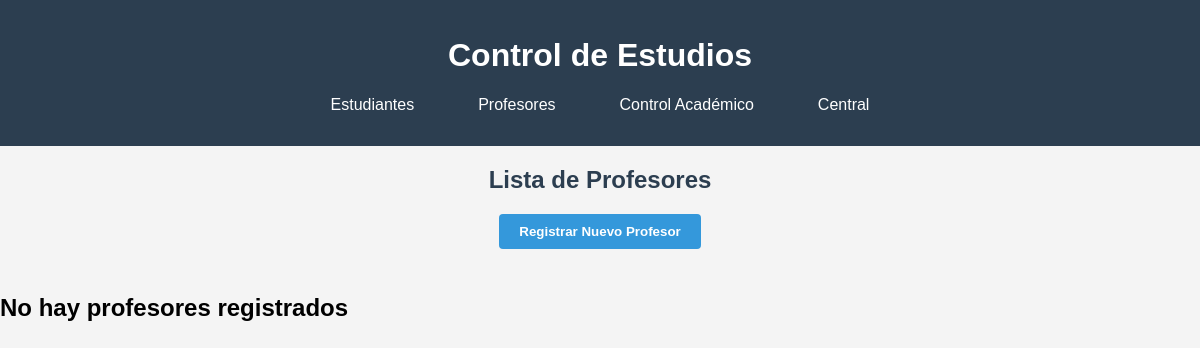
The app's page /profesores/, older data.
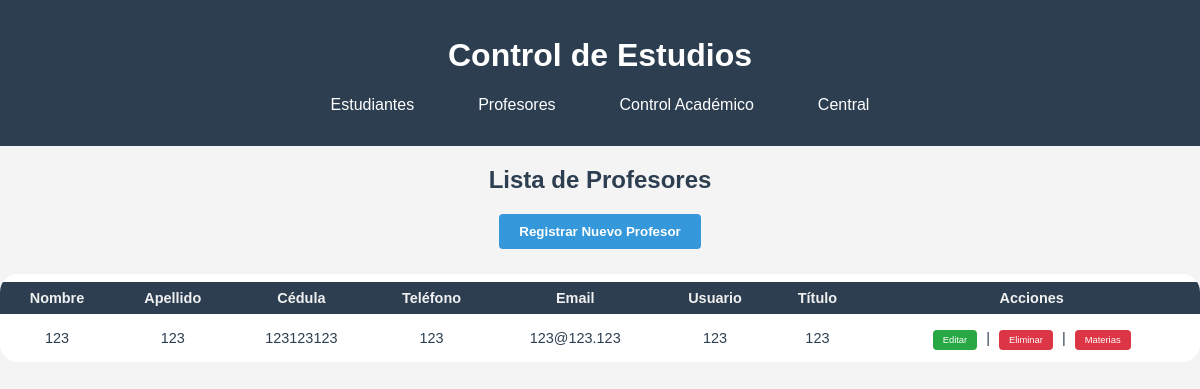
The same page, newer data.
### modulos/profesores/models.py (models this page shows, shortened)
class Profesor(Persona):
    __tablename__ = 'profesores'
    cedula = db.Column(db.String(20), db.ForeignKey('personas.cedula'), primary_key=True)
    titulo = db.Column(db.String(100), nullable=False)
    materias = db.relationship('Materia',
                             backref='profesor_info',
                             primaryjoin="Profesor.cedula==Materia.profesor",
                             foreign_keys=[Materia.profesor])
    __mapper_args__ = {
        'polymorphic_identity': 'profesor',
    }

### modulos/central/models.py (models this page shows, shortened)
class Persona(db.Model):
    __tablename__ = 'personas'
    cedula = db.Column(db.String(20), primary_key=True,unique=True)
    nombre = db.Column(db.String(100), nullable=False)
    apellido = db.Column(db.String(100), nullable=False)
    numero_telefono = db.Column(db.String(20))
    correo_electronico = db.Column(db.String(100), unique=True, nullable=False)
    usuario = db.Column(db.String(50), unique=True, nullable=False)
    contrasenia = db.Column(db.String(100), nullable=False)
    rol = db.Column(db.String(20), nullable=False)
    __mapper_args__ = {
        'polymorphic_identity': 'persona',
        'polymorphic_on': rol
    }

### modulos/profesores/routes.py (the view)
@bp.route('/')
def index():
    profesores = Profesor.query.all()
    return render_template('profesores/listar_profesores.html', profesores=profesores)

### modulos/profesores/templates/profesores/listar_profesores.html (shortened to what this page needs)
{% extends "central/base.html" %}
{% block content %}
<h2 class="titulo-estudiantes">Lista de Profesores</h2>
<a href="{{ url_for('profesores.nuevo_profesor') }}">
    <button type="button" class="btn-nuevo-estudiante">Registrar Nuevo Profesor</button>
</a>
<div class="tabla-estudiantes-contenedor">
    {% if profesores %}
        <table class="tabla-estudiantes">
            <thead>
                <tr>
                    <th>Nombre</th>
                    <th>Apellido</th>
                    <th>Cédula</th>
                    <th>Teléfono</th>
                    <th>Email</th>
                    <th>Usuario</th>
                    <th>Título</th>
                    <th>Acciones</th>
                </tr>
            </thead>
            <tbody>
                {% for profesor in profesores %}
                <tr>
                    <td>{{ profesor.nombre }}</td>
                    <td>{{ profesor.apellido }}</td>
                    <td>{{ profesor.cedula }}</td>
                    <td>{{ profesor.numero_telefono }}</td>
                    <td>{{ profesor.correo_electronico }}</td>
                    <td>{{ profesor.usuario }}</td>
                    <td>{{ profesor.titulo }}</td>
                    <td>
                        <a href="{{ url_for('profesores.editar_profesor', cedula=profesor.cedula) }}" class="btn-accion editar">Editar</a> |
                        <a href="{{ url_for('profesores.eliminar_profesor', cedula=profesor.cedula) }}" class="btn-accion eliminar">Eliminar</a> |
                        <a href="{{ url_for('profesores.materias_profesor', cedula=profesor.cedula) }}" class="btn-accion eliminar">Materias</a>
                    </td>
                </tr>
                {% endfor %}
            </tbody>
        </table>
    {% else %}
        <h2>No hay profesores registrados</h2>
    {% endif %}
</div>
{% endblock %}

Row changes from the older to the newer data that the page shows:
added Profesor: nombre "123", apellido "123", cedula "123123123", numero_telefono "123", correo_electronico "123@123.123", usuario "123", titulo "123"
Text that changed along with them:
text no longer shown: "No hay profesores registrados"
text now shown: "Nombre Apellido Cédula Teléfono Email Usuario Título Acciones"
